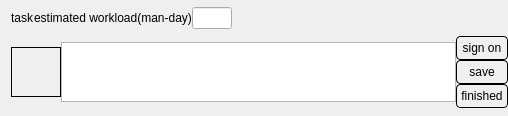
<?xml version="1.0" encoding="UTF-8"?>
<ui version="4.0">
 <class>CWidgetTask</class>
 <widget class="QWidget" name="CWidgetTask">
  <property name="geometry">
   <rect>
    <x>0</x>
    <y>0</y>
    <width>508</width>
    <height>116</height>
   </rect>
  </property>
  <property name="sizePolicy">
   <sizepolicy hsizetype="Preferred" vsizetype="Fixed">
    <horstretch>0</horstretch>
    <verstretch>0</verstretch>
   </sizepolicy>
  </property>
  <property name="windowTitle">
   <string>Form</string>
  </property>
  <layout class="QGridLayout" name="gridLayout">
   <property name="topMargin">
    <number>0</number>
   </property>
   <property name="rightMargin">
    <number>0</number>
   </property>
   <property name="bottomMargin">
    <number>0</number>
   </property>
   <property name="spacing">
    <number>0</number>
   </property>
   <item row="0" column="0">
    <layout class="QGridLayout" name="gridLayout_2">
     <item row="0" column="2">
      <widget class="QLineEdit" name="leEstimatedWorkload">
       <property name="maximumSize">
        <size>
         <width>40</width>
         <height>16777215</height>
        </size>
       </property>
      </widget>
     </item>
     <item row="0" column="1">
      <widget class="QLabel" name="label_2">
       <property name="sizePolicy">
        <sizepolicy hsizetype="Preferred" vsizetype="Fixed">
         <horstretch>0</horstretch>
         <verstretch>0</verstretch>
        </sizepolicy>
       </property>
       <property name="text">
        <string>estimated workload(man-day)</string>
       </property>
      </widget>
     </item>
     <item row="0" column="0">
      <widget class="QLabel" name="labelTask">
       <property name="sizePolicy">
        <sizepolicy hsizetype="Preferred" vsizetype="Fixed">
         <horstretch>0</horstretch>
         <verstretch>0</verstretch>
        </sizepolicy>
       </property>
       <property name="text">
        <string>task</string>
       </property>
      </widget>
     </item>
     <item row="0" column="3">
      <spacer name="horizontalSpacer">
       <property name="orientation">
        <enum>Qt::Horizontal</enum>
       </property>
       <property name="sizeHint" stdset="0">
        <size>
         <width>40</width>
         <height>20</height>
        </size>
       </property>
      </spacer>
     </item>
    </layout>
   </item>
   <item row="1" column="0">
    <layout class="QHBoxLayout" name="horizontalLayout_2">
     <item>
      <widget class="QLabel" name="labelDeveloper">
       <property name="sizePolicy">
        <sizepolicy hsizetype="Fixed" vsizetype="Fixed">
         <horstretch>0</horstretch>
         <verstretch>0</verstretch>
        </sizepolicy>
       </property>
       <property name="minimumSize">
        <size>
         <width>50</width>
         <height>50</height>
        </size>
       </property>
       <property name="maximumSize">
        <size>
         <width>50</width>
         <height>50</height>
        </size>
       </property>
       <property name="frameShape">
        <enum>QFrame::Box</enum>
       </property>
       <property name="text">
        <string/>
       </property>
      </widget>
     </item>
     <item>
      <widget class="QPlainTextEdit" name="pleTask">
       <property name="maximumSize">
        <size>
         <width>16777215</width>
         <height>60</height>
        </size>
       </property>
      </widget>
     </item>
     <item>
      <layout class="QVBoxLayout" name="verticalLayout">
       <item>
        <widget class="QPushButton" name="btnAccept">
         <property name="styleSheet">
          <string notr="true">QPushButton{
border:1px solid black;
border-radius:4px;
padding:4px;
}
QPushButton::hover{
border:1px solid black;
border-radius:4px;
background-color:lightgray;
padding:4px
}
QPushButton::pressed{
border:1px solid black;
border-radius:4px;
background-color:gray;
padding:4px
}</string>
         </property>
         <property name="text">
          <string>sign on</string>
         </property>
        </widget>
       </item>
       <item>
        <widget class="QPushButton" name="btnSave">
         <property name="styleSheet">
          <string notr="true">QPushButton{
border:1px solid black;
border-radius:4px;
padding:4px;
}
QPushButton::hover{
border:1px solid black;
border-radius:4px;
background-color:lightgray;
padding:4px
}
QPushButton::pressed{
border:1px solid black;
border-radius:4px;
background-color:gray;
padding:4px
}</string>
         </property>
         <property name="text">
          <string>save</string>
         </property>
        </widget>
       </item>
       <item>
        <widget class="QPushButton" name="btnFinished">
         <property name="styleSheet">
          <string notr="true">QPushButton{
border:1px solid black;
border-radius:4px;
padding:4px;
}
QPushButton::hover{
border:1px solid black;
border-radius:4px;
background-color:lightgray;
padding:4px
}
QPushButton::pressed{
border:1px solid black;
border-radius:4px;
background-color:gray;
padding:4px
}</string>
         </property>
         <property name="text">
          <string>finished</string>
         </property>
        </widget>
       </item>
      </layout>
     </item>
    </layout>
   </item>
  </layout>
 </widget>
 <resources/>
 <connections/>
</ui>
